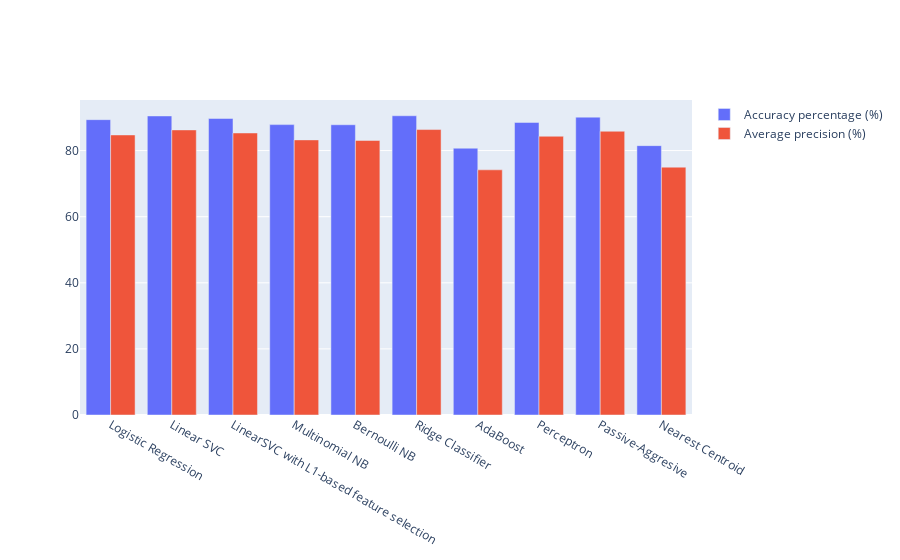

Write notebook code for a chart like this one.
### Code cell
import plotly.offline as py
py.init_notebook_mode(connected=True)
import plotly.graph_objs as go

import numpy as np

acc=[]
names = []
avg_ = []
fp_ = []
tp_ = []

for name, accuracy, prec, rec, avg, fp, tp in result:
    acc.append(accuracy*100)
    names.append(name)

    avg_.append(avg*100)
    fp_.append(fp)
    tp_.append(tp)
trace1 = go.Bar(
    x=names,
    y=acc,
    name='Accuracy percentage (%)'
)
trace3 = go.Bar(
    x=names,
    y=avg_,
    name='Average precision (%)'
)

data = [trace1, trace3]
layout = go.Layout(
    barmode='group'
)

fig = go.Figure(data=data, layout=layout)
py.iplot(fig, filename='grouped-bar')

### Figure 1 — Plotly figure (JSON) as saved in the notebook; plotly's stock layout.template omitted (floating-point values rounded to 4 significant figures)
{"data": [{"name": "Accuracy percentage (%)", "type": "bar", "x": ["Logistic Regression", "Linear SVC", "LinearSVC with L1-based feature selection", "Multinomial NB", "Bernoulli NB", "Ridge Classifier", "AdaBoost", "Perceptron", "Passive-Aggresive", "Nearest Centroid"], "y": [89.36, 90.48, 89.72, 87.86, 87.82, 90.54, 80.72, 88.52, 90.12, 81.5]}, {"name": "Average precision (%)", "type": "bar", "x": ["Logistic Regression", "Linear SVC", "LinearSVC with L1-based feature selection", "Multinomial NB", "Bernoulli NB", "Ridge Classifier", "AdaBoost", "Perceptron", "Passive-Aggresive", "Nearest Centroid"], "y": [84.73, 86.25, 85.33, 83.23, 83.07, 86.36, 74.18, 84.34, 85.85, 74.98]}], "layout": {"barmode": "group"}}
